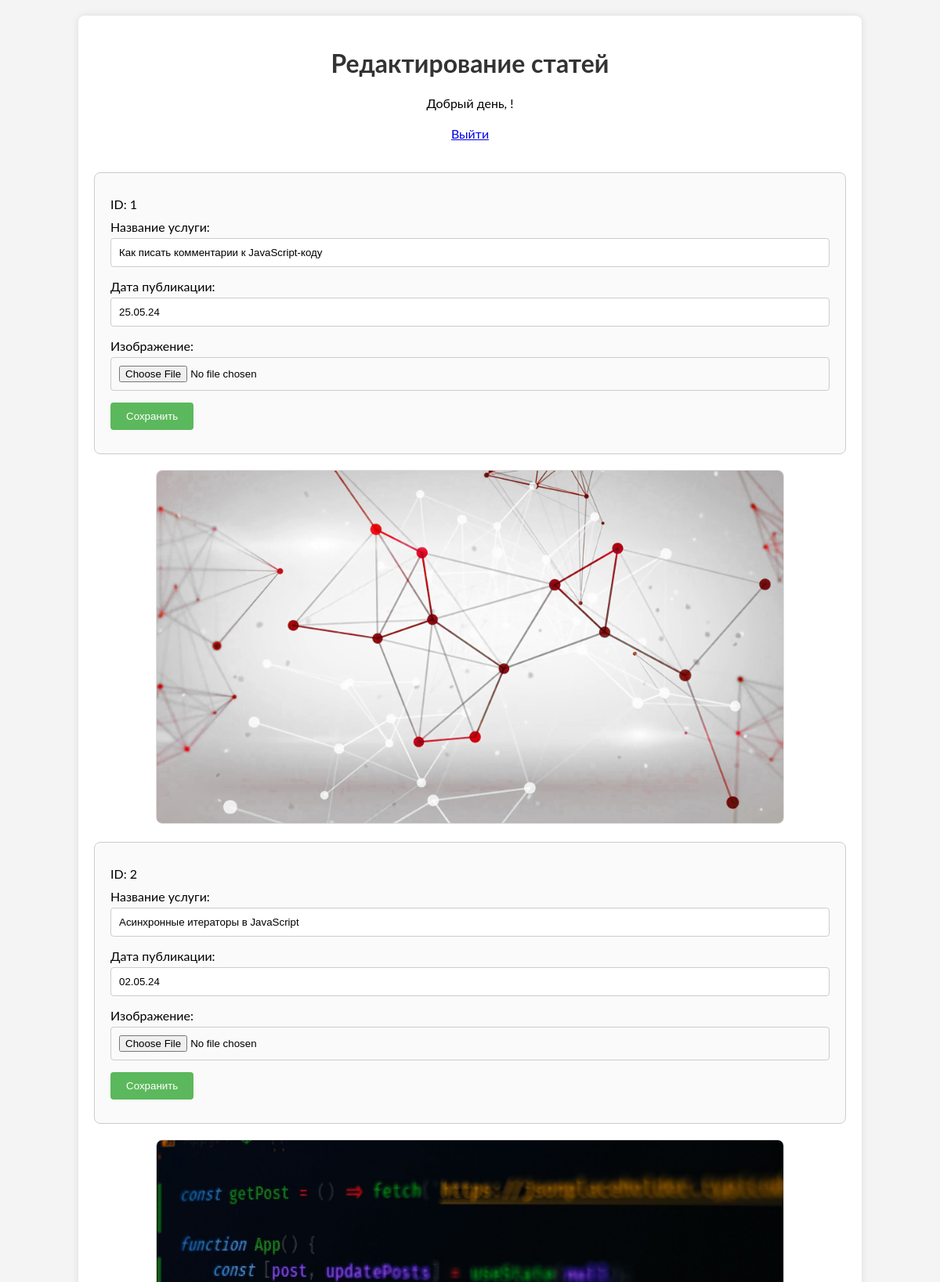
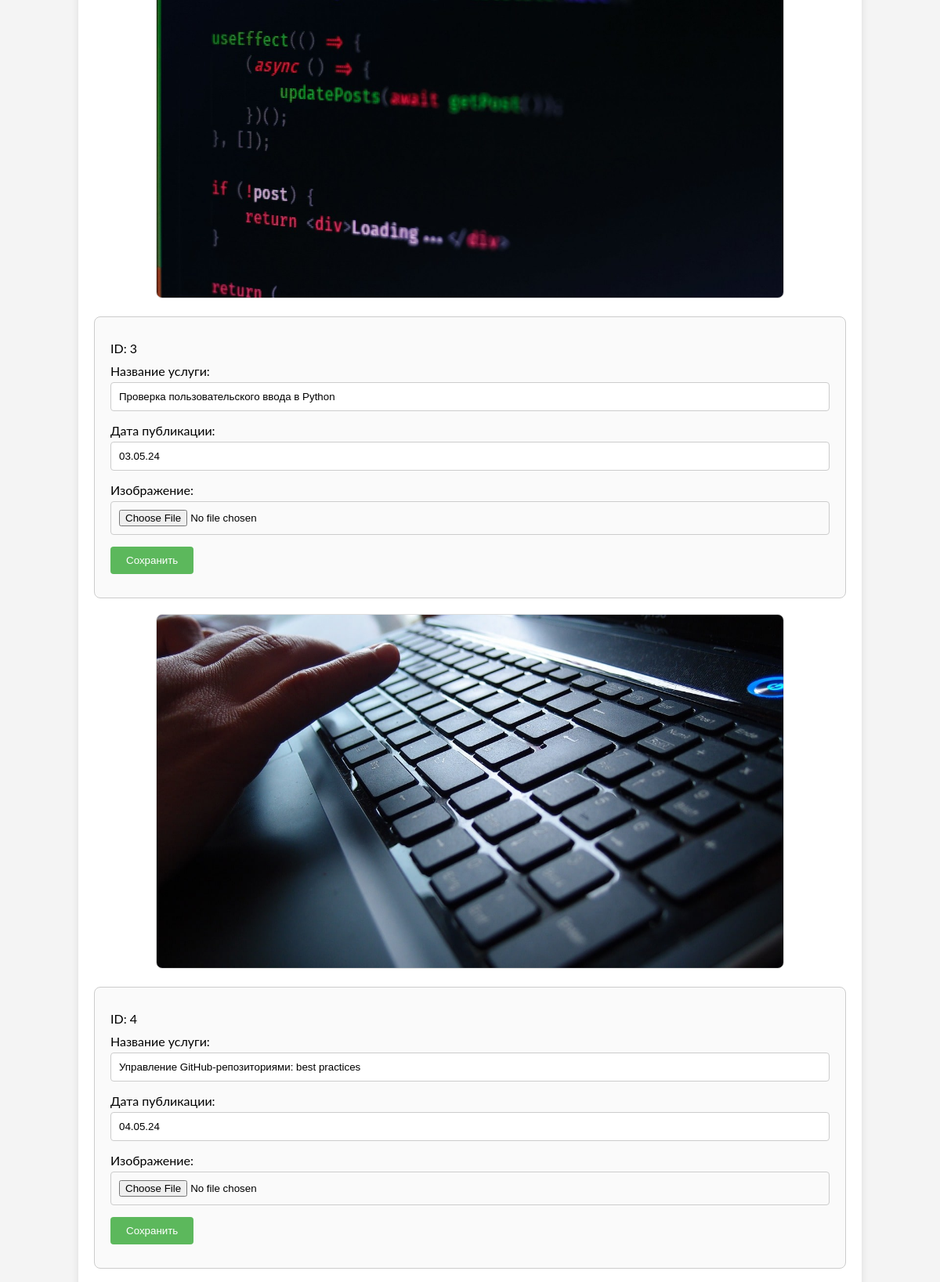
Screenshot of /admin/article.php (upper part) with the database file from the repository (2 pictures, top to bottom).
### tables this page shows
CREATE TABLE `article` (
  `id` int(10) UNSIGNED NOT NULL,
  `title` varchar(255) NOT NULL,
  `date` varchar(255) NOT NULL,
  `filename` varchar(255) NOT NULL,
  `description` text NOT NULL
);

### admin/article.php (the view, shortened to what this page needs)
<?php
require_once '../function/connect.php';
?>
<!DOCTYPE html>
<html lang="ru">
<head>
</head>
<body>
<div class="container">
    <h1>Редактирование статей</h1>
    <div class="welcome-message">
        <?php echo "Добрый день, " . htmlspecialchars($_SESSION['login']) . "!"; ?>
    </div>
    <div class="logout">
        <a href="/logout.php">Выйти</a>
    </div>
    <?php
    $sql = $pdo->prepare("SELECT * FROM article");
    $sql->execute();
    while ($res = $sql->fetch(PDO::FETCH_OBJ)): ?>
        <form action="/admin/article/article.php/<?php echo htmlspecialchars($res->id); ?>" method="post" enctype="multipart/form-data">
            <p>ID: <?php echo htmlspecialchars($res->id); ?></p>
            <p>
                <label for="title-<?php echo $res->id; ?>">Название услуги:</label><br>
                <input type="text" id="title-<?php echo $res->id; ?>" name="title" value="<?php echo htmlspecialchars($res->title); ?>">
            </p>
            <p>
                <label for="date-<?php echo $res->id; ?>">Дата публикации:</label><br>
                <input type="text" id="date-<?php echo $res->id; ?>" name="date" value="<?php echo htmlspecialchars($res->date); ?>">
            </p>
            <p>
                <label for="im-<?php echo $res->id; ?>">Изображение:</label><br>
                <input type="file" id="im-<?php echo $res->id; ?>" name="im">
            </p>
            <p>
                <input type="submit" name="save" value="Сохранить">
            </p>
        </form>
        <div class="service-image">
            <img src="img/<?php echo htmlspecialchars($res->filename); ?>" alt="Изображение услуги" width="800">
        </div>
    <?php endwhile; ?>
</div>
</body>
</html>

### admin/article.php (style rules this page uses)
body { font-family: Lato, sans-serif; background-color: #f4f4f4; margin: 0; padding: 0; }
.container { width: 80%; margin: 0 auto; background-color: #fff; padding: 20px; box-shadow: 0 0 10px rgba(0, 0, 0, 0.1); border-radius: 8px; margin-top: 20px; }
h1 { color: #333; text-align: center; font-family: 'Lato', cursive; }
.welcome-message { text-align: center; margin-bottom: 20px; }
.logout { text-align: center; margin-bottom: 40px; }
form { margin-bottom: 20px; padding: 20px; border: 1px solid #ccc; border-radius: 8px; background-color: #fafafa; }
form p { margin: 10px 0; }
form input[type="text"], form input[type="file"] { width: calc(100% - 22px); padding: 10px; margin: 5px 0; border: 1px solid #ccc; border-radius: 4px; }
form input[type="submit"] { background-color: #5cb85c; color: #fff; padding: 10px 20px; border: none; border-radius: 4px; cursor: pointer; }
.service-image { text-align: center; margin-bottom: 20px; }
.service-image img { max-width: 100%; height: auto; border-radius: 8px; border: 1px solid #ddd; }

### rows the page displays
article: id "1", title "Как писать комментарии к JavaScript-коду", date "25.05.24", filename (picture)
article: id "2", title "Асинхронные итераторы в JavaScript", date "02.05.24", filename (picture)
article: id "3", title "Проверка пользовательского ввода в Python", date "03.05.24", filename (picture)
article: id "4", title "Управление GitHub-репозиториями: best practices", date "04.05.24"
